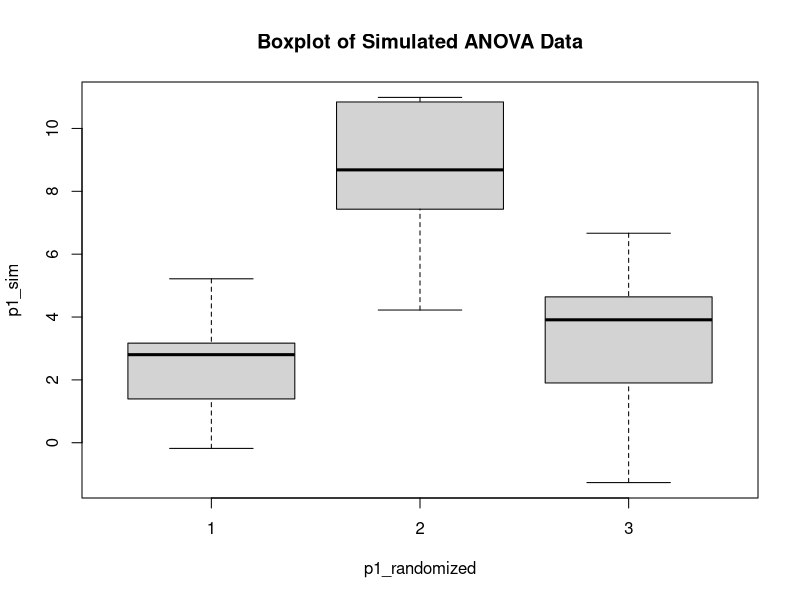
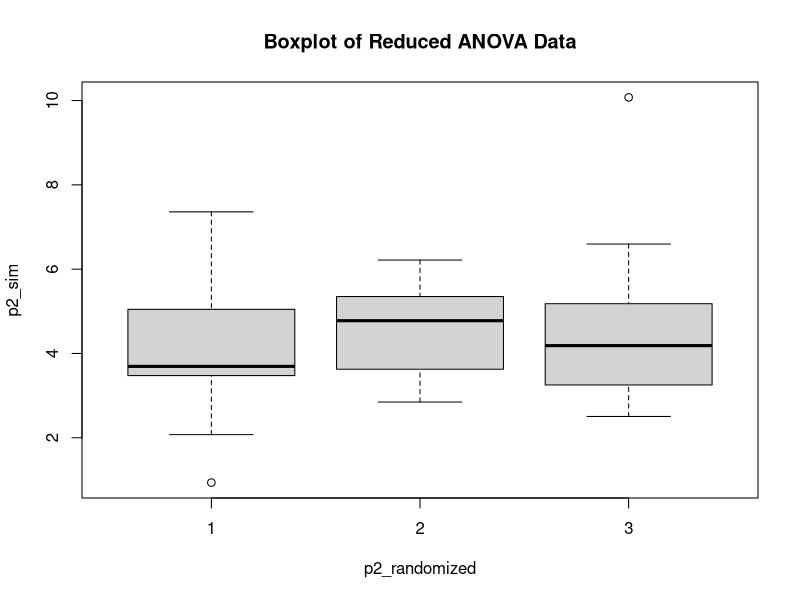
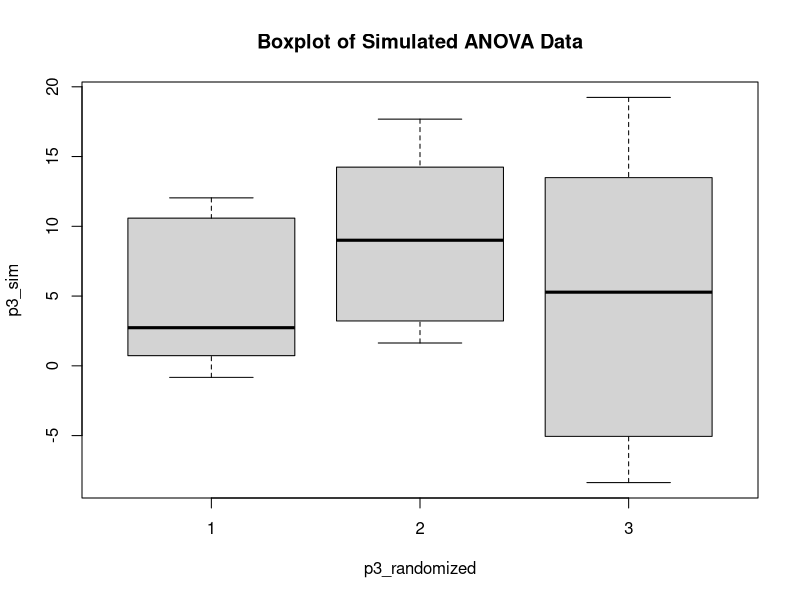

Write R code to recreate these figures, in order.
####################################################################
#### Setup
####################################################################
## Install and load libraries
# ipak function taken from: https://gist.github.com/stevenworthington/3178163
# ipak <- function(pkg) {
#   new.pkg <- pkg[!(pkg %in% installed.packages()[, "Package"])]
#   if (length(new.pkg)) 
#     install.packages(new.pkg, dependencies = TRUE)
#   sapply(pkg, require, character.only = TRUE)
# }
# 
# packages <- c("ggplot2", "reshape2", "gridExtra", "TSA", "astsa", "orcutt", 
#               "nlme", "fGarch", "vars")
# ipak(packages)



####################################################################
#### Problem 1
####################################################################
# Set up treatment distribution and experimental units
n=30
treatments = c(rep("1", 10), rep("2", 10), rep("3", 10))
exp_units = 1:n

# Randomize treatments
p1_randomized = sample(treatments)

# Set treatment parameters
mu_1 = 4.7
var_1 = 4
tao_1 = -3
tao_2 = 5
tao_3 = -2

# Generate treatment means
means_1 = rep(NA, n)
means_1[p1_randomized=="1"] = mu_1 + tao_1
means_1[p1_randomized=="2"] = mu_1 + tao_2
means_1[p1_randomized=="3"] = mu_1 + tao_3

# Simulate ANOVA model
p1_sim = means_1 + rnorm(n, mean = 0, sd = sqrt(var_1))

# Plot Data
p1_data = data.frame(exp_units, p1_randomized, p1_sim)

png("./figures/p1.png", width = 1024, height = 576)
  boxplot(p1_sim ~ p1_randomized, main="Boxplot of Simulated ANOVA Data")
dev.off()


####################################################################
#### Problem 2
####################################################################
p2_randomized = sample(treatments)

# Generate treatment means
means_2 = rep(mu_1, n)

# Simulate ANOVA model
p2_sim = means_2 + rnorm(n, mean = 0, sd = sqrt(var_1))

# Plot Data
p2_data = data.frame(exp_units, p2_randomized, p2_sim)

png("./figures/p2.png", width = 1024, height = 576)
  boxplot(p2_sim ~ p2_randomized, main="Boxplot of Reduced ANOVA Data")
dev.off()

####################################################################
#### Problem 3
####################################################################
p3_randomized = sample(treatments)

# Set treatment parameters
var_3 = 50

# Simulate ANOVA model
p3_sim = means_1 + rnorm(n, mean = 0, sd = sqrt(var_3))

# Plot Data
p3_data = data.frame(exp_units, p3_randomized, p3_sim)

png("./figures/p3.png", width = 1024, height = 576)
  boxplot(p3_sim ~ p3_randomized, main="Boxplot of Simulated ANOVA Data")
dev.off()
